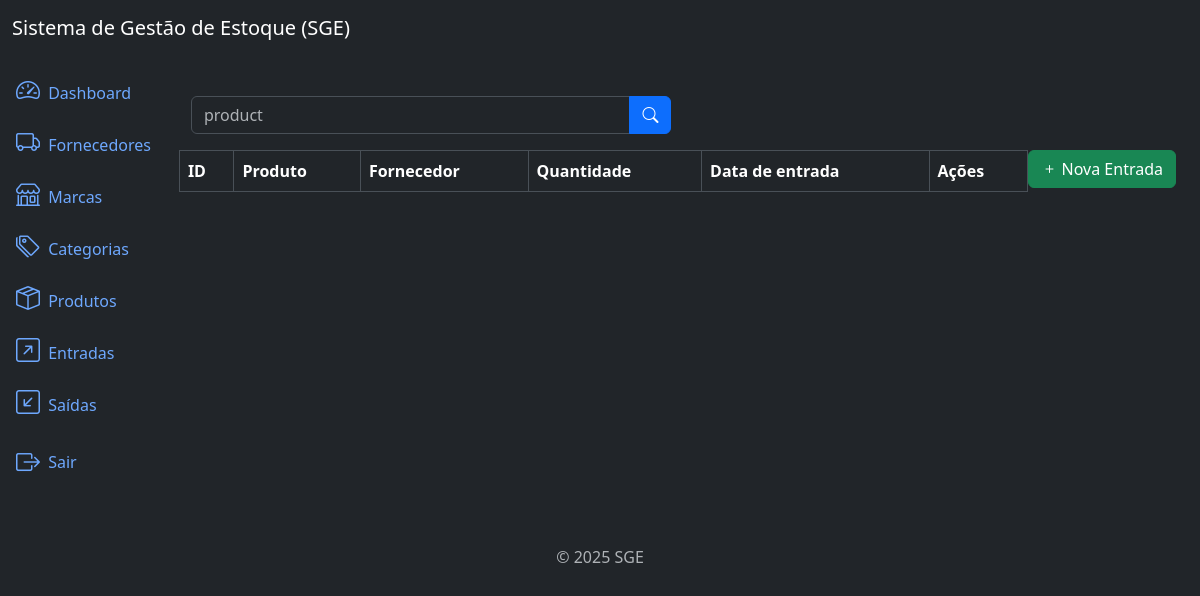
Before: /inflows/list/ (signed in) with the older database file.
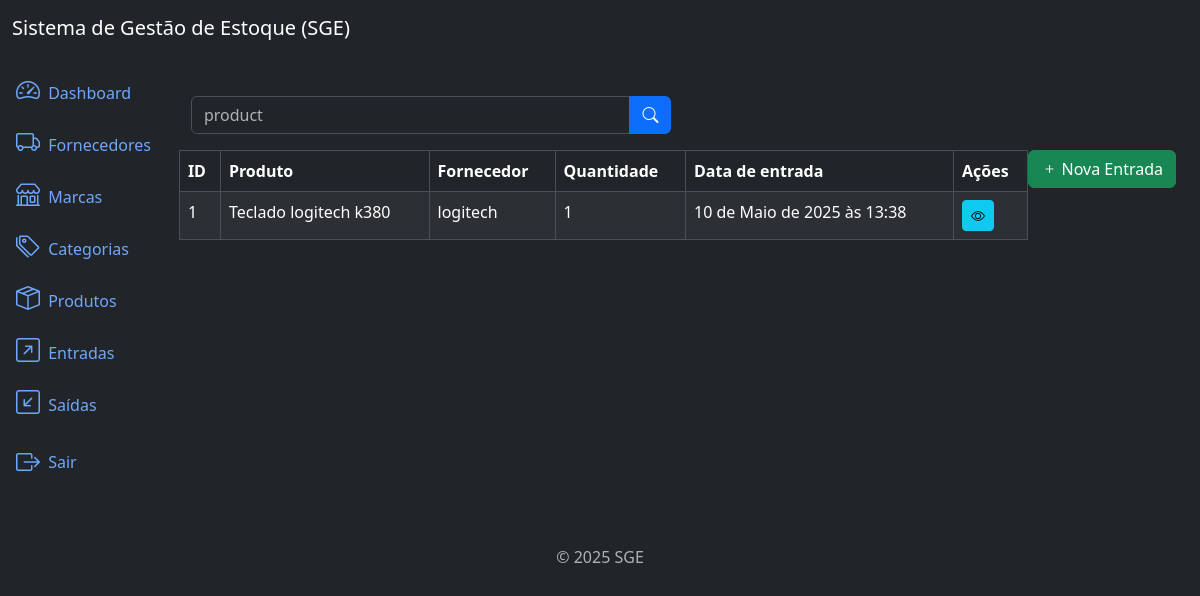
After: the same page with the newer database file.
### inflows/models.py (models this page shows, shortened)
class Inflow(models.Model):
    supplier = models.ForeignKey(Supplier, on_delete=models.PROTECT, related_name='inflows')
    product = models.ForeignKey(Product, on_delete=models.PROTECT, related_name='inflows')
    quantity = models.IntegerField()
    description = models.TextField(null=True, blank=True)
    created_at = models.DateTimeField(auto_now_add=True)
    updated_at = models.DateTimeField(auto_now=True)
    class Meta:
        ordering = ['-created_at']

### products/models.py (models this page shows)
class Product (models.Model):
    title = models.CharField(max_length=500)
    category = models.ForeignKey(Category, on_delete=models.PROTECT, related_name='products')
    brand = models.ForeignKey(Brand, on_delete=models.PROTECT, related_name='products')
    description = models.TextField(null=True, blank=True)
    serie_number = models.CharField(max_length=200, null=True, blank=True)
    cost_price = models.DecimalField(max_digits=20, decimal_places=2)
    selling_price = models.DecimalField(max_digits=20, decimal_places=2)
    quantity = models.IntegerField(default=0)
    created_at = models.DateTimeField(auto_now_add=True)
    updated_at = models.DateTimeField(auto_now=True)
    class Meta:
         ordering = ['title']
    def __str__(self):
        return self.title

### suppliers/models.py (models this page shows)
class Supplier(models.Model):
    name = models.CharField(max_length=500)
    description = models.TextField(null=True, blank=True)
    created_at = models.DateTimeField(auto_now_add=True)
    updated_at =  models.DateTimeField(auto_now=True)
    class Meta:
        ordering = ['name']
    def __str__(self):
        return self.name

### inflows/views.py (the view)
# urls.py: path('inflows/list/', views.InflowListView.as_view(), name='inflow_list'),
class InflowListView(LoginRequiredMixin,PermissionRequiredMixin, ListView):
    model = models.Inflow
    template_name = 'inflow_list.html'
    context_object_name = 'inflows'
    paginate_by = 9
    permission_required ='inflows.view_inflow'
    def get_queryset(self):
        queryset = super().get_queryset()
        product = self.request.GET.get('product')
        if product:
            queryset = queryset.filter(product__title__icontains=product)
        return queryset

### inflows/templates/inflow_list.html (shortened to what this page needs)
{% extends 'base.html' %}
{% block content %}
<div class="row mb-3">
    <div class="col-md-6">
            <form method="get" action="{% url 'inflow_list' %}">
             <div class="input-group">
                    <input type="text" class="form-control" name="product" placeholder="product" value="{{ request.GET.product }}">
                    <button type="submit" class="btn btn-primary">
                        <i class="bi bi-search"></i>
                    </button>
                </div>
            </form>
        </div>
    </div>
    {% if perms.inflows.add_inflow %}
    <div class="col -md-6">
        <a href="{% url 'inflow_create' %}" class="btn btn-success float-end">
          <i class="bi bi-plus"></i> Nova Entrada
        </a>
    </div>
    {% endif %}
</div>
<div class="table-responsive">
    <table class="table table-striped table-bordered">
        <thead class="thead-dark">
            <tr>
                <th>ID</th>
                <th>Produto</th>
                <th>Fornecedor</th>
                <th>Quantidade</th>
                <th>Data de entrada</th>
                <th> Ações </th>
            </tr>
        </thead>
        <tbody>
            {% for inflow in inflows %}
            <tr>
                <td>{{ inflow.id }}</td>
                <td>{{ inflow.product }}</td>
                <td>{{ inflow.supplier }}</td>
                <td>{{ inflow.quantity }}</td>
                <td>{{ inflow.created_at }}</td>
                <td>
                    {% if perms.inflows.view_inflow %}
                        <a href="{% url 'inflow_detail' inflow.id %}" class="btn btn-info btn-sm">
                             <i class="bi bi-eye"></i>
                        </a>
                    {% endif %}
                </td>
            </tr>
            {% endfor %}
        </tbody>
    </table>
</div>
{% endblock %}

Changed rows visible on the page:
added Inflow: id "1", product "Teclado logitech k380", supplier "logitech", quantity "1", created_at "10 de Maio de 2025 às 13:38"
